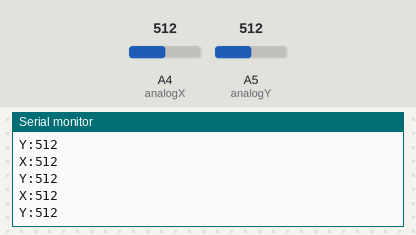
The sketch below on a simulated Arduino Uno, built with avr-gcc and run on an emulated ATmega328P. Parts: the last lines printed to the serial monitor. The test bench sets the inputs (shaded band); at power-on: A4 (analogX) = 512, A5 (analogY) = 512.

Above: at 1.2 s.
1.3 s: A4 (analogX) set to 716
At 2.12 s:
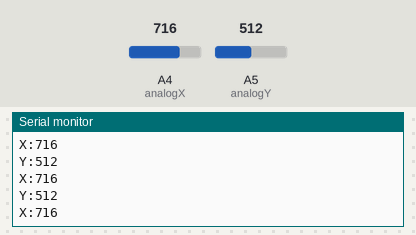
2.8 s: A5 (analogY) set to 716
At 2.83 s:
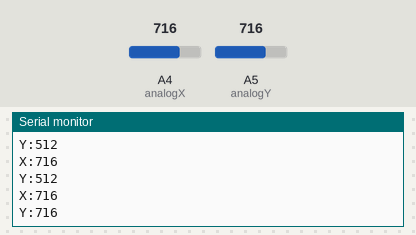
4.3 s: A4 (analogX) set to 900
At 4.33 s:
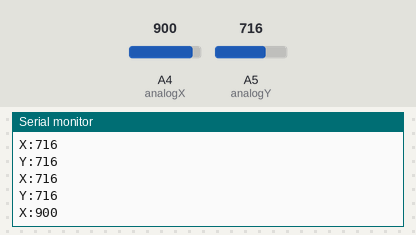
5.8 s: A5 (analogY) set to 900
At 5.84 s:
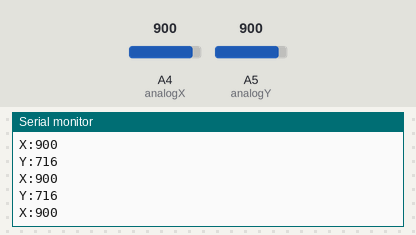
Timing chart, 0 to 8.3 s (numbered marks = the images above; inputs shaded):
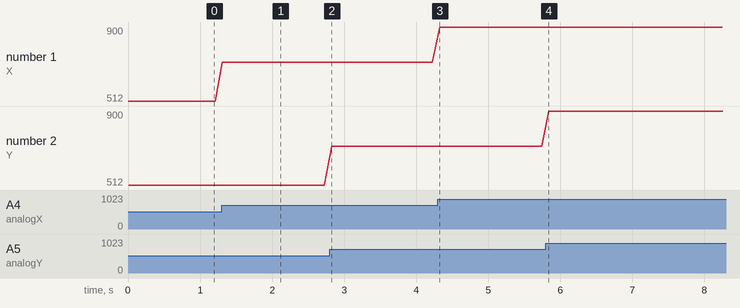

Measured:
- after the input at 1.3 s, the serial monitor: prints a new line at once (image 1)
- after the input at 2.8 s, the serial monitor: prints a new line at once (image 2)
- after the input at 4.3 s, the serial monitor: prints a new line at once (image 3)
- plotted number 1: 512 → 716 after the input at 1.3 s, 716 → 900 after the input at 4.3 s

The sketch:

arduino_comunicando_com_python.ino
```cpp
int analogX = 4;
int analogY = 5;

int X = 0;
int Y = 0;


void setup() {
  Serial.begin(9600); // use the same baud-rate as the python side
}
void loop() {

  X = analogRead(analogX);
  Y = analogRead(analogY);

  Serial.print("X:"); // write a string
  Serial.println(X); // write a string

  Serial.print("Y:"); // write a string
  Serial.println(Y); // write a string

  delay(100);
}
```
